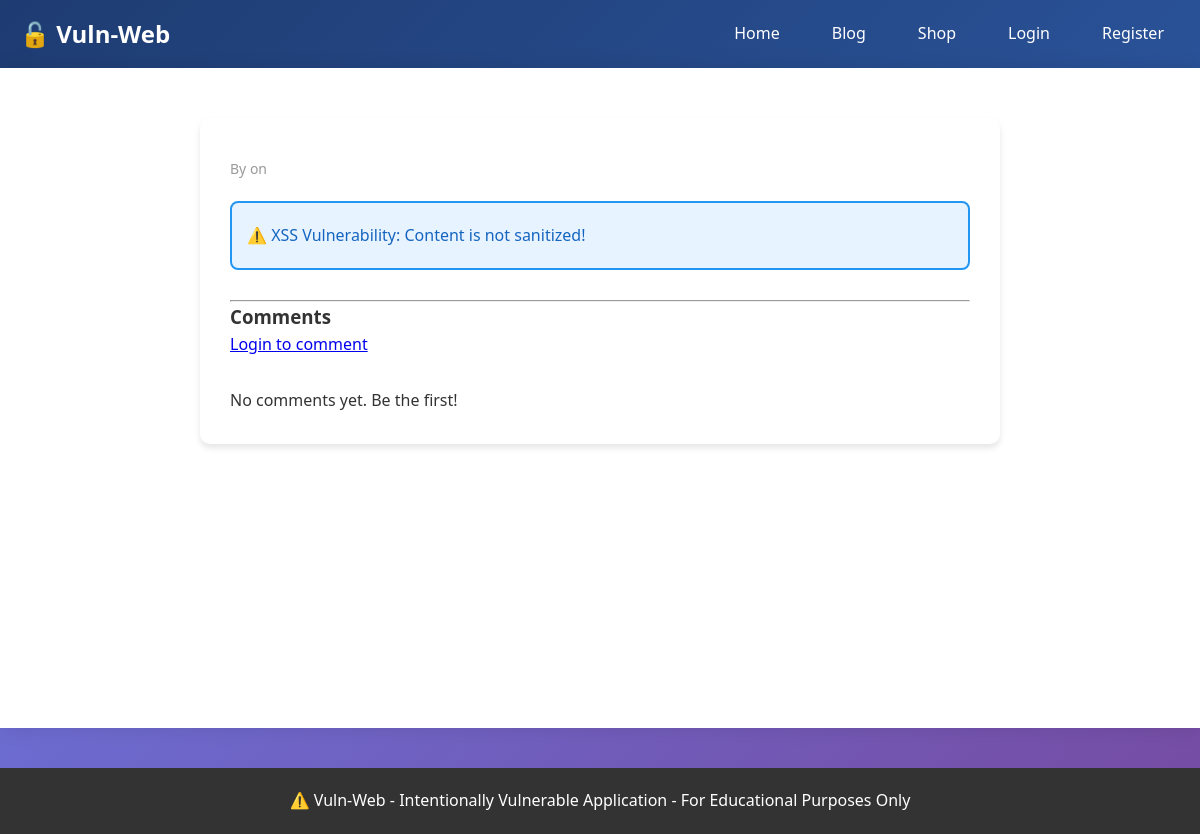
Page /blog/41 on the earlier database version.
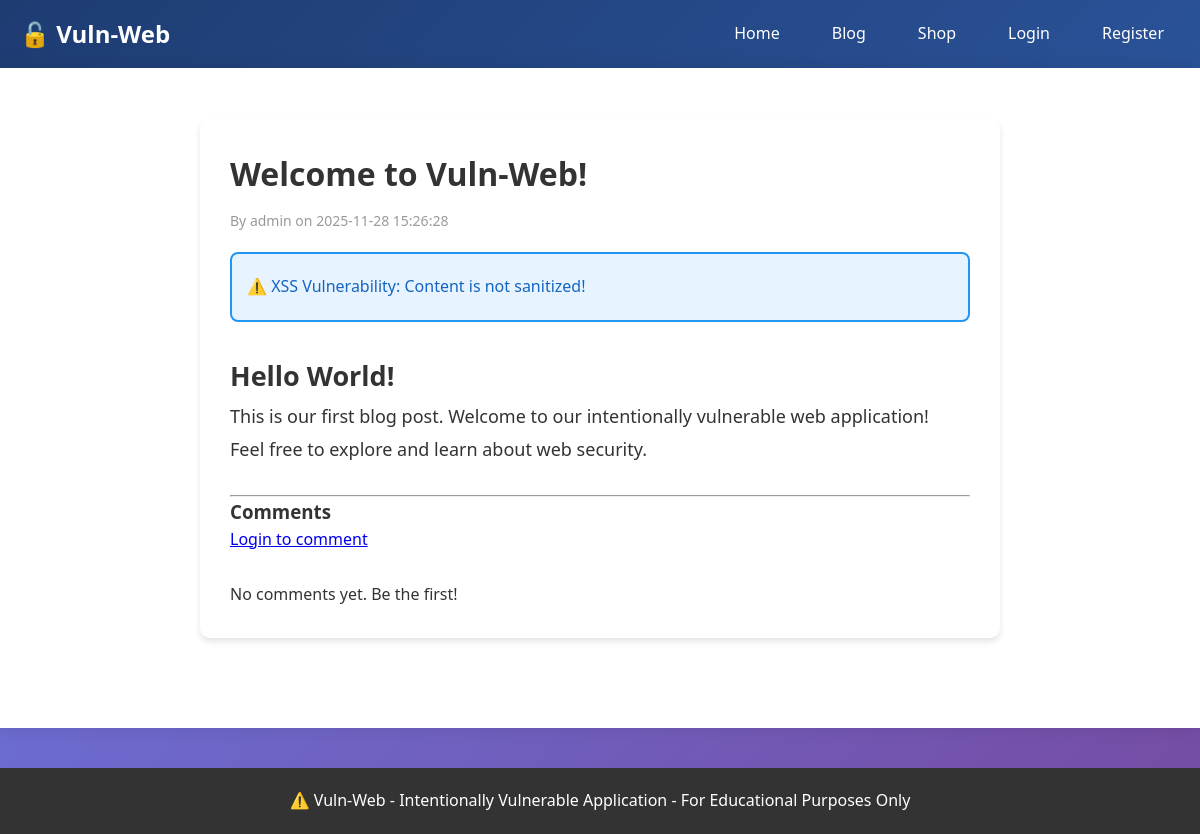
Same page on the later database version.
### tables this page shows
CREATE TABLE posts (
            id INTEGER PRIMARY KEY AUTOINCREMENT,
            title TEXT NOT NULL,
            content TEXT NOT NULL,
            author_id INTEGER NOT NULL,
            created_at TIMESTAMP DEFAULT CURRENT_TIMESTAMP,
            FOREIGN KEY (author_id) REFERENCES users(id)
        );

CREATE TABLE users (
            id INTEGER PRIMARY KEY AUTOINCREMENT,
            username TEXT UNIQUE NOT NULL,
            email TEXT UNIQUE NOT NULL,
            password TEXT NOT NULL,
            is_admin INTEGER DEFAULT 0,
            profile_picture TEXT,
            created_at TIMESTAMP DEFAULT CURRENT_TIMESTAMP
        );

### app/routes.py (the view)
@app.route('/blog/<int:post_id>')
def blog_post(post_id):
    db = get_db()
    post = db.execute('''
        SELECT posts.*, users.username
        FROM posts
        JOIN users ON posts.author_id = users.id
        WHERE posts.id = ?
    ''', (post_id,)).fetchone()
    comments = db.execute('''
        SELECT comments.*, users.username
        FROM comments
        JOIN users ON comments.user_id = users.id
        WHERE comments.post_id = ?
        ORDER BY comments.created_at DESC
    ''', (post_id,)).fetchall()
    db.close()
    return render_template('blog_post.html', post=post, comments=comments)

### app/__init__.py (called while the page is built)
@app.before_request
def log_post_body():
    if request.method == 'POST':
        form_data = dict(request.form)
        if not form_data:
            body_data = request.get_data(as_text=True)
        else:
            body_data = str(form_data)
        post_logger.info(
            f"POST request received",
            extra={
                "client_ip": request.remote_addr,
                "path": request.path,
                "body": body_data
            }
        )
        print(f"[POST] {request.remote_addr} -> {request.path} | Body: {body_data}")

def get_db():
    db = sqlite3.connect('vuln_web.db')
    db.row_factory = sqlite3.Row
    return db

### app/templates/blog_post.html (shortened to what this page needs)
{% extends "base.html" %}
{% block content %}
<div class="post-detail">
    <h1>{{ post.title }}</h1>
    <p class="post-meta">By {{ post.username }} on {{ post.created_at }}</p>
    <div class="hint-box">
        <p>⚠️ XSS Vulnerability: Content is not sanitized!</p>
    </div>
    <div class="post-content">
        {{ post.content | safe }}
    </div>
    <hr>
    <h3>Comments</h3>
    {% if session.user_id %}
    <form method="POST" action="/blog/{{ post.id }}/comment" class="comment-form">
        <div class="form-group">
            <label for="content">Add a comment:</label>
            <textarea id="content" name="content" rows="4" required></textarea>
        </div>
        <button type="submit" class="btn">Post Comment</button>
        <div class="hint-box">
            <p>💥 Try XSS: <code>&lt;script&gt;alert('XSS')&lt;/script&gt;</code></p>
            <p>Or: <code>&lt;img src=x onerror=alert('XSS')&gt;</code></p>
        </div>
    </form>
    {% else %}
        <p><a href="/login">Login to comment</a></p>
    {% endif %}
    <div class="comments-list">
        {% if comments %}
            {% for comment in comments %}
            <div class="comment">
                <p class="comment-author">{{ comment.username }} - {{ comment.created_at }}</p>
                <p class="comment-content">{{ comment.content | safe }}</p>
            </div>
            {% endfor %}
        {% else %}
            <p>No comments yet. Be the first!</p>
        {% endif %}
    </div>
</div>
{% endblock %}

Differences in the rows shown:
added posts: title "Welcome to Vuln-Web!", created_at "2025-11-28 15:26:28", content "Hello World! This is our first blog post. Welcome to our intentionally vulnerable web application! Feel free to explore and learn about web security."
now on this page (row edited): users: username "admin"
